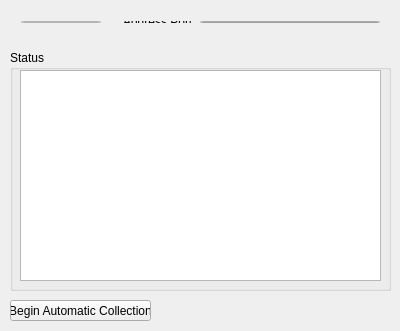
<?xml version="1.0" encoding="UTF-8"?>
<ui version="4.0">
 <class>FrameClientWidget</class>
 <widget class="QWidget" name="FrameClientWidget">
  <property name="geometry">
   <rect>
    <x>0</x>
    <y>0</y>
    <width>400</width>
    <height>331</height>
   </rect>
  </property>
  <property name="windowTitle">
   <string>FrameClientWidget</string>
  </property>
  <widget class="QWidget" name="gridLayoutWidget">
   <property name="geometry">
    <rect>
     <x>10</x>
     <y>10</y>
     <width>381</width>
     <height>24</height>
    </rect>
   </property>
   <layout class="QGridLayout" name="gridLayout">
    <item row="0" column="0">
     <widget class="QPushButton" name="sendFrameButton">
      <property name="text">
       <string>Send Frame</string>
      </property>
      <property name="checkable">
       <bool>false</bool>
      </property>
     </widget>
    </item>
    <item row="0" column="2">
     <widget class="QLabel" name="addrPortLabel">
      <property name="text">
       <string>Address:Port</string>
      </property>
     </widget>
    </item>
    <item row="0" column="3">
     <widget class="QLineEdit" name="addrPortLineEdit">
      <property name="minimumSize">
       <size>
        <width>180</width>
        <height>0</height>
       </size>
      </property>
      <property name="readOnly">
       <bool>true</bool>
      </property>
     </widget>
    </item>
    <item row="0" column="1">
     <spacer name="horizontalSpacer">
      <property name="orientation">
       <enum>Qt::Horizontal</enum>
      </property>
      <property name="sizeHint" stdset="0">
       <size>
        <width>20</width>
        <height>20</height>
       </size>
      </property>
     </spacer>
    </item>
   </layout>
  </widget>
  <widget class="QGroupBox" name="statusGroupBox">
   <property name="geometry">
    <rect>
     <x>10</x>
     <y>50</y>
     <width>381</width>
     <height>241</height>
    </rect>
   </property>
   <property name="title">
    <string>Status</string>
   </property>
   <property name="flat">
    <bool>false</bool>
   </property>
   <property name="checkable">
    <bool>false</bool>
   </property>
   <widget class="QPlainTextEdit" name="statusTextEdit">
    <property name="geometry">
     <rect>
      <x>10</x>
      <y>20</y>
      <width>361</width>
      <height>211</height>
     </rect>
    </property>
    <property name="readOnly">
     <bool>true</bool>
    </property>
    <property name="backgroundVisible">
     <bool>false</bool>
    </property>
   </widget>
  </widget>
  <widget class="QPushButton" name="toggleAutoButton">
   <property name="geometry">
    <rect>
     <x>10</x>
     <y>300</y>
     <width>141</width>
     <height>21</height>
    </rect>
   </property>
   <property name="text">
    <string>Begin Automatic Collection</string>
   </property>
  </widget>
 </widget>
 <layoutdefault spacing="6" margin="11"/>
 <resources/>
 <connections/>
</ui>
